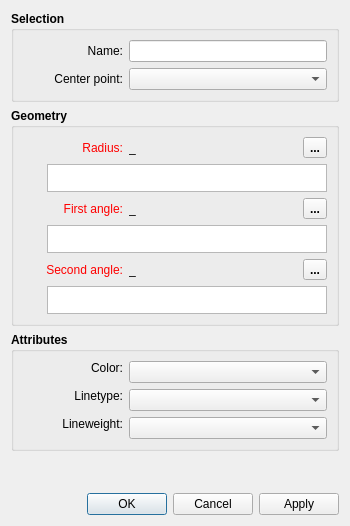
<?xml version="1.0" encoding="UTF-8"?>
<ui version="4.0">
 <class>DialogArc</class>
 <widget class="QDialog" name="DialogArc">
  <property name="geometry">
   <rect>
    <x>0</x>
    <y>0</y>
    <width>350</width>
    <height>526</height>
   </rect>
  </property>
  <property name="minimumSize">
   <size>
    <width>270</width>
    <height>0</height>
   </size>
  </property>
  <property name="font">
   <font>
    <pointsize>9</pointsize>
   </font>
  </property>
  <property name="windowTitle">
   <string>Arc - Radius and Angles</string>
  </property>
  <property name="windowIcon">
   <iconset resource="../../../vmisc/share/resources/icon.qrc">
    <normaloff>:/icon/64x64/icon64x64.png</normaloff>:/icon/64x64/icon64x64.png</iconset>
  </property>
  <property name="locale">
   <locale language="English" country="UnitedStates"/>
  </property>
  <layout class="QVBoxLayout" name="verticalLayout_3">
   <item>
    <widget class="QGroupBox" name="selection_GroupBox">
     <property name="sizePolicy">
      <sizepolicy hsizetype="Expanding" vsizetype="Preferred">
       <horstretch>0</horstretch>
       <verstretch>0</verstretch>
      </sizepolicy>
     </property>
     <property name="font">
      <font>
       <pointsize>9</pointsize>
       <bold>true</bold>
      </font>
     </property>
     <property name="title">
      <string>Selection</string>
     </property>
     <layout class="QVBoxLayout" name="verticalLayout_2">
      <item>
       <layout class="QFormLayout" name="formLayout">
        <property name="labelAlignment">
         <set>Qt::AlignRight|Qt::AlignTrailing|Qt::AlignVCenter</set>
        </property>
        <item row="0" column="0">
         <widget class="QLabel" name="name_Label">
          <property name="minimumSize">
           <size>
            <width>100</width>
            <height>0</height>
           </size>
          </property>
          <property name="font">
           <font>
            <pointsize>9</pointsize>
            <bold>false</bold>
           </font>
          </property>
          <property name="text">
           <string>Name:</string>
          </property>
          <property name="alignment">
           <set>Qt::AlignRight|Qt::AlignTrailing|Qt::AlignVCenter</set>
          </property>
         </widget>
        </item>
        <item row="0" column="1">
         <widget class="QLineEdit" name="name_LineEdit">
          <property name="minimumSize">
           <size>
            <width>80</width>
            <height>0</height>
           </size>
          </property>
          <property name="font">
           <font>
            <pointsize>9</pointsize>
            <bold>false</bold>
           </font>
          </property>
         </widget>
        </item>
        <item row="1" column="0">
         <widget class="QLabel" name="centerPoint_Label">
          <property name="sizePolicy">
           <sizepolicy hsizetype="Fixed" vsizetype="Preferred">
            <horstretch>0</horstretch>
            <verstretch>0</verstretch>
           </sizepolicy>
          </property>
          <property name="minimumSize">
           <size>
            <width>100</width>
            <height>0</height>
           </size>
          </property>
          <property name="font">
           <font>
            <pointsize>9</pointsize>
            <bold>false</bold>
           </font>
          </property>
          <property name="text">
           <string>Center point:</string>
          </property>
          <property name="alignment">
           <set>Qt::AlignRight|Qt::AlignTrailing|Qt::AlignVCenter</set>
          </property>
         </widget>
        </item>
        <item row="1" column="1">
         <widget class="QComboBox" name="centerPoint_ComboBox">
          <property name="sizePolicy">
           <sizepolicy hsizetype="Expanding" vsizetype="Fixed">
            <horstretch>0</horstretch>
            <verstretch>0</verstretch>
           </sizepolicy>
          </property>
          <property name="minimumSize">
           <size>
            <width>80</width>
            <height>0</height>
           </size>
          </property>
          <property name="font">
           <font>
            <pointsize>9</pointsize>
            <bold>false</bold>
           </font>
          </property>
          <property name="toolTip">
           <string>Select center point of the arc</string>
          </property>
         </widget>
        </item>
       </layout>
      </item>
     </layout>
    </widget>
   </item>
   <item>
    <widget class="QGroupBox" name="geometry_GroupBox">
     <property name="sizePolicy">
      <sizepolicy hsizetype="Expanding" vsizetype="Preferred">
       <horstretch>0</horstretch>
       <verstretch>0</verstretch>
      </sizepolicy>
     </property>
     <property name="font">
      <font>
       <pointsize>9</pointsize>
       <bold>true</bold>
      </font>
     </property>
     <property name="title">
      <string>Geometry</string>
     </property>
     <layout class="QVBoxLayout" name="verticalLayout">
      <item>
       <layout class="QHBoxLayout" name="horizontalLayout">
        <item alignment="Qt::AlignLeft">
         <widget class="QLabel" name="labelEditRadius">
          <property name="sizePolicy">
           <sizepolicy hsizetype="Fixed" vsizetype="Preferred">
            <horstretch>0</horstretch>
            <verstretch>0</verstretch>
           </sizepolicy>
          </property>
          <property name="minimumSize">
           <size>
            <width>100</width>
            <height>0</height>
           </size>
          </property>
          <property name="palette">
           <palette>
            <active>
             <colorrole role="WindowText">
              <brush brushstyle="SolidPattern">
               <color alpha="255">
                <red>255</red>
                <green>0</green>
                <blue>0</blue>
               </color>
              </brush>
             </colorrole>
            </active>
            <inactive>
             <colorrole role="WindowText">
              <brush brushstyle="SolidPattern">
               <color alpha="255">
                <red>255</red>
                <green>0</green>
                <blue>0</blue>
               </color>
              </brush>
             </colorrole>
            </inactive>
            <disabled>
             <colorrole role="WindowText">
              <brush brushstyle="SolidPattern">
               <color alpha="255">
                <red>159</red>
                <green>158</green>
                <blue>158</blue>
               </color>
              </brush>
             </colorrole>
            </disabled>
           </palette>
          </property>
          <property name="font">
           <font>
            <pointsize>9</pointsize>
            <bold>false</bold>
           </font>
          </property>
          <property name="text">
           <string>Radius:</string>
          </property>
          <property name="alignment">
           <set>Qt::AlignRight|Qt::AlignTrailing|Qt::AlignVCenter</set>
          </property>
         </widget>
        </item>
        <item>
         <widget class="QLabel" name="labelResultRadius">
          <property name="sizePolicy">
           <sizepolicy hsizetype="Fixed" vsizetype="Preferred">
            <horstretch>0</horstretch>
            <verstretch>0</verstretch>
           </sizepolicy>
          </property>
          <property name="minimumSize">
           <size>
            <width>85</width>
            <height>0</height>
           </size>
          </property>
          <property name="font">
           <font>
            <pointsize>9</pointsize>
            <bold>false</bold>
           </font>
          </property>
          <property name="toolTip">
           <string>Value</string>
          </property>
          <property name="text">
           <string notr="true">_</string>
          </property>
         </widget>
        </item>
        <item>
         <spacer name="horizontalSpacer">
          <property name="orientation">
           <enum>Qt::Horizontal</enum>
          </property>
          <property name="sizeHint" stdset="0">
           <size>
            <width>10</width>
            <height>20</height>
           </size>
          </property>
         </spacer>
        </item>
        <item alignment="Qt::AlignRight">
         <widget class="QToolButton" name="toolButtonExprRadius">
          <property name="toolTip">
           <string>Formula wizard</string>
          </property>
          <property name="text">
           <string notr="true">...</string>
          </property>
          <property name="icon">
           <iconset resource="../../../vmisc/share/resources/icon.qrc">
            <normaloff>:/icon/24x24/fx.png</normaloff>:/icon/24x24/fx.png</iconset>
          </property>
          <property name="iconSize">
           <size>
            <width>24</width>
            <height>24</height>
           </size>
          </property>
         </widget>
        </item>
       </layout>
      </item>
      <item>
       <layout class="QHBoxLayout" name="horizontalLayout_6">
        <item>
         <widget class="QPushButton" name="pushButtonGrowLength">
          <property name="maximumSize">
           <size>
            <width>18</width>
            <height>18</height>
           </size>
          </property>
          <property name="sizeIncrement">
           <size>
            <width>0</width>
            <height>0</height>
           </size>
          </property>
          <property name="toolTip">
           <string>&lt;html&gt;&lt;head/&gt;&lt;body&gt;&lt;p&gt;Show full calculation in message box&lt;/p&gt;&lt;/body&gt;&lt;/html&gt;</string>
          </property>
          <property name="text">
           <string notr="true"/>
          </property>
          <property name="icon">
           <iconset theme="go-down">
            <normaloff>.</normaloff>.</iconset>
          </property>
          <property name="iconSize">
           <size>
            <width>16</width>
            <height>16</height>
           </size>
          </property>
          <property name="flat">
           <bool>true</bool>
          </property>
         </widget>
        </item>
        <item>
         <widget class="QPlainTextEdit" name="plainTextEditFormula">
          <property name="sizePolicy">
           <sizepolicy hsizetype="Expanding" vsizetype="Preferred">
            <horstretch>0</horstretch>
            <verstretch>0</verstretch>
           </sizepolicy>
          </property>
          <property name="maximumSize">
           <size>
            <width>16777215</width>
            <height>28</height>
           </size>
          </property>
          <property name="font">
           <font>
            <pointsize>9</pointsize>
            <bold>false</bold>
           </font>
          </property>
          <property name="toolTip">
           <string>Calculation</string>
          </property>
          <property name="tabChangesFocus">
           <bool>true</bool>
          </property>
         </widget>
        </item>
       </layout>
      </item>
      <item>
       <layout class="QHBoxLayout" name="horizontalLayout_2">
        <item alignment="Qt::AlignLeft">
         <widget class="QLabel" name="labelEditF1">
          <property name="sizePolicy">
           <sizepolicy hsizetype="Fixed" vsizetype="Preferred">
            <horstretch>0</horstretch>
            <verstretch>0</verstretch>
           </sizepolicy>
          </property>
          <property name="minimumSize">
           <size>
            <width>100</width>
            <height>0</height>
           </size>
          </property>
          <property name="palette">
           <palette>
            <active>
             <colorrole role="WindowText">
              <brush brushstyle="SolidPattern">
               <color alpha="255">
                <red>255</red>
                <green>0</green>
                <blue>0</blue>
               </color>
              </brush>
             </colorrole>
            </active>
            <inactive>
             <colorrole role="WindowText">
              <brush brushstyle="SolidPattern">
               <color alpha="255">
                <red>255</red>
                <green>0</green>
                <blue>0</blue>
               </color>
              </brush>
             </colorrole>
            </inactive>
            <disabled>
             <colorrole role="WindowText">
              <brush brushstyle="SolidPattern">
               <color alpha="255">
                <red>159</red>
                <green>158</green>
                <blue>158</blue>
               </color>
              </brush>
             </colorrole>
            </disabled>
           </palette>
          </property>
          <property name="font">
           <font>
            <pointsize>9</pointsize>
            <bold>false</bold>
           </font>
          </property>
          <property name="text">
           <string>First angle:</string>
          </property>
          <property name="alignment">
           <set>Qt::AlignRight|Qt::AlignTrailing|Qt::AlignVCenter</set>
          </property>
         </widget>
        </item>
        <item>
         <widget class="QLabel" name="labelResultF1">
          <property name="sizePolicy">
           <sizepolicy hsizetype="Fixed" vsizetype="Preferred">
            <horstretch>0</horstretch>
            <verstretch>0</verstretch>
           </sizepolicy>
          </property>
          <property name="minimumSize">
           <size>
            <width>85</width>
            <height>0</height>
           </size>
          </property>
          <property name="font">
           <font>
            <pointsize>9</pointsize>
            <bold>false</bold>
           </font>
          </property>
          <property name="toolTip">
           <string>Value</string>
          </property>
          <property name="text">
           <string notr="true">_</string>
          </property>
         </widget>
        </item>
        <item>
         <spacer name="horizontalSpacer_2">
          <property name="orientation">
           <enum>Qt::Horizontal</enum>
          </property>
          <property name="sizeHint" stdset="0">
           <size>
            <width>10</width>
            <height>20</height>
           </size>
          </property>
         </spacer>
        </item>
        <item alignment="Qt::AlignRight">
         <widget class="QToolButton" name="toolButtonExprF1">
          <property name="toolTip">
           <string>Formula wizard</string>
          </property>
          <property name="text">
           <string notr="true">...</string>
          </property>
          <property name="icon">
           <iconset resource="../../../vmisc/share/resources/icon.qrc">
            <normaloff>:/icon/24x24/fx.png</normaloff>:/icon/24x24/fx.png</iconset>
          </property>
          <property name="iconSize">
           <size>
            <width>24</width>
            <height>24</height>
           </size>
          </property>
         </widget>
        </item>
       </layout>
      </item>
      <item>
       <layout class="QHBoxLayout" name="horizontalLayout_7">
        <item>
         <widget class="QPushButton" name="pushButtonGrowLengthF1">
          <property name="maximumSize">
           <size>
            <width>18</width>
            <height>18</height>
           </size>
          </property>
          <property name="sizeIncrement">
           <size>
            <width>0</width>
            <height>0</height>
           </size>
          </property>
          <property name="toolTip">
           <string>&lt;html&gt;&lt;head/&gt;&lt;body&gt;&lt;p&gt;Show full calculation in message box&lt;/p&gt;&lt;/body&gt;&lt;/html&gt;</string>
          </property>
          <property name="text">
           <string notr="true"/>
          </property>
          <property name="icon">
           <iconset theme="go-down">
            <normaloff>.</normaloff>.</iconset>
          </property>
          <property name="iconSize">
           <size>
            <width>16</width>
            <height>16</height>
           </size>
          </property>
          <property name="flat">
           <bool>true</bool>
          </property>
         </widget>
        </item>
        <item>
         <widget class="QPlainTextEdit" name="plainTextEditF1">
          <property name="sizePolicy">
           <sizepolicy hsizetype="Expanding" vsizetype="Preferred">
            <horstretch>0</horstretch>
            <verstretch>0</verstretch>
           </sizepolicy>
          </property>
          <property name="maximumSize">
           <size>
            <width>16777215</width>
            <height>28</height>
           </size>
          </property>
          <property name="font">
           <font>
            <pointsize>9</pointsize>
            <bold>false</bold>
           </font>
          </property>
          <property name="toolTip">
           <string>&lt;html&gt;&lt;head/&gt;&lt;body&gt;&lt;table border=&quot;0&quot; style=&quot; margin-top:0px; margin-bottom:0px; margin-left:0px; margin-right:0px;&quot; width=&quot;370&quot; cellspacing=&quot;2&quot; cellpadding=&quot;0&quot;&gt;&lt;tr&gt;&lt;td width=&quot;300&quot;&gt;&lt;p&gt;&lt;span style=&quot; font-weight:600;&quot;&gt;First Angle Calculation&lt;/span&gt;&lt;br/&gt;Angles are specified in degrees, i.e. a full circle equals 360 deg. Positive values for an angle means counter-clockwise while a negative value means the clockwise direction. Zero degrees is at the 3 o'clock position.&lt;/p&gt;&lt;/td&gt;&lt;td style=&quot; vertical-align:middle;&quot;&gt;&lt;p align=&quot;right&quot;&gt;&lt;img src=&quot;:/icon/64x64/rotation.png&quot; style=&quot;vertical-align: middle;&quot;/&gt;&lt;/p&gt;&lt;/td&gt;&lt;/tr&gt;&lt;/table&gt;&lt;/body&gt;&lt;/html&gt;</string>
          </property>
          <property name="tabChangesFocus">
           <bool>true</bool>
          </property>
         </widget>
        </item>
       </layout>
      </item>
      <item>
       <layout class="QHBoxLayout" name="horizontalLayout_3">
        <item alignment="Qt::AlignLeft">
         <widget class="QLabel" name="labelEditF2">
          <property name="sizePolicy">
           <sizepolicy hsizetype="Fixed" vsizetype="Preferred">
            <horstretch>0</horstretch>
            <verstretch>0</verstretch>
           </sizepolicy>
          </property>
          <property name="minimumSize">
           <size>
            <width>100</width>
            <height>0</height>
           </size>
          </property>
          <property name="palette">
           <palette>
            <active>
             <colorrole role="WindowText">
              <brush brushstyle="SolidPattern">
               <color alpha="255">
                <red>255</red>
                <green>0</green>
                <blue>0</blue>
               </color>
              </brush>
             </colorrole>
            </active>
            <inactive>
             <colorrole role="WindowText">
              <brush brushstyle="SolidPattern">
               <color alpha="255">
                <red>255</red>
                <green>0</green>
                <blue>0</blue>
               </color>
              </brush>
             </colorrole>
            </inactive>
            <disabled>
             <colorrole role="WindowText">
              <brush brushstyle="SolidPattern">
               <color alpha="255">
                <red>159</red>
                <green>158</green>
                <blue>158</blue>
               </color>
              </brush>
             </colorrole>
            </disabled>
           </palette>
          </property>
          <property name="font">
           <font>
            <pointsize>9</pointsize>
            <bold>false</bold>
           </font>
          </property>
          <property name="text">
           <string>Second angle:</string>
          </property>
          <property name="alignment">
           <set>Qt::AlignRight|Qt::AlignTrailing|Qt::AlignVCenter</set>
          </property>
         </widget>
        </item>
        <item>
         <widget class="QLabel" name="labelResultF2">
          <property name="sizePolicy">
           <sizepolicy hsizetype="Fixed" vsizetype="Preferred">
            <horstretch>0</horstretch>
            <verstretch>0</verstretch>
           </sizepolicy>
          </property>
          <property name="minimumSize">
           <size>
            <width>85</width>
            <height>0</height>
           </size>
          </property>
          <property name="font">
           <font>
            <pointsize>9</pointsize>
            <bold>false</bold>
           </font>
          </property>
          <property name="toolTip">
           <string>Value</string>
          </property>
          <property name="text">
           <string notr="true">_</string>
          </property>
         </widget>
        </item>
        <item>
         <spacer name="horizontalSpacer_3">
          <property name="orientation">
           <enum>Qt::Horizontal</enum>
          </property>
          <property name="sizeHint" stdset="0">
           <size>
            <width>10</width>
            <height>20</height>
           </size>
          </property>
         </spacer>
        </item>
        <item alignment="Qt::AlignRight">
         <widget class="QToolButton" name="toolButtonExprF2">
          <property name="toolTip">
           <string>Formula wizard</string>
          </property>
          <property name="text">
           <string notr="true">...</string>
          </property>
          <property name="icon">
           <iconset resource="../../../vmisc/share/resources/icon.qrc">
            <normaloff>:/icon/24x24/fx.png</normaloff>:/icon/24x24/fx.png</iconset>
          </property>
          <property name="iconSize">
           <size>
            <width>24</width>
            <height>24</height>
           </size>
          </property>
         </widget>
        </item>
       </layout>
      </item>
      <item>
       <layout class="QHBoxLayout" name="horizontalLayout_8">
        <item>
         <widget class="QPushButton" name="pushButtonGrowLengthF2">
          <property name="maximumSize">
           <size>
            <width>18</width>
            <height>18</height>
           </size>
          </property>
          <property name="sizeIncrement">
           <size>
            <width>0</width>
            <height>0</height>
           </size>
          </property>
          <property name="toolTip">
           <string>&lt;html&gt;&lt;head/&gt;&lt;body&gt;&lt;p&gt;Show full calculation in message box&lt;/p&gt;&lt;/body&gt;&lt;/html&gt;</string>
          </property>
          <property name="text">
           <string notr="true"/>
          </property>
          <property name="icon">
           <iconset theme="go-down">
            <normaloff>.</normaloff>.</iconset>
          </property>
          <property name="iconSize">
           <size>
            <width>16</width>
            <height>16</height>
           </size>
          </property>
          <property name="flat">
           <bool>true</bool>
          </property>
         </widget>
        </item>
        <item>
         <widget class="QPlainTextEdit" name="plainTextEditF2">
          <property name="sizePolicy">
           <sizepolicy hsizetype="Expanding" vsizetype="Preferred">
            <horstretch>0</horstretch>
            <verstretch>0</verstretch>
           </sizepolicy>
          </property>
          <property name="maximumSize">
           <size>
            <width>16777215</width>
            <height>28</height>
           </size>
          </property>
          <property name="font">
           <font>
            <pointsize>9</pointsize>
            <bold>false</bold>
           </font>
          </property>
          <property name="toolTip">
           <string>&lt;html&gt;&lt;head/&gt;&lt;body&gt;
&lt;table width = 370&gt;&lt;tr&gt;&lt;td align = left width =300&gt;&lt;b&gt;Angle Calculation&lt;/b&gt;&lt;br&gt;Angles are specified in degrees, i.e. a full circle equals 360 deg. Positive values for an  angle means counter-clockwise while a negative value means the clockwise direction. Zero degrees is at the 3 o'clock position.&lt;/td&gt;&lt;td align = right valign = middle&gt;&lt;img src=&quot;:/icon/64x64/rotation.png&quot;/&gt;&lt;/td&gt;&lt;/tr&gt;&lt;/table&gt;&lt;/body&gt;&lt;/html&gt;</string>
          </property>
          <property name="tabChangesFocus">
           <bool>true</bool>
          </property>
         </widget>
        </item>
       </layout>
      </item>
     </layout>
    </widget>
   </item>
   <item>
    <widget class="QGroupBox" name="attributes_GroupBox_2">
     <property name="minimumSize">
      <size>
       <width>240</width>
       <height>0</height>
      </size>
     </property>
     <property name="font">
      <font>
       <pointsize>9</pointsize>
       <bold>true</bold>
      </font>
     </property>
     <property name="title">
      <string>Attributes</string>
     </property>
     <layout class="QVBoxLayout" name="verticalLayout_4">
      <item>
       <layout class="QFormLayout" name="formLayout_2">
        <property name="labelAlignment">
         <set>Qt::AlignRight|Qt::AlignTrailing|Qt::AlignVCenter</set>
        </property>
        <item row="1" column="0">
         <widget class="QLabel" name="lineType_Label">
          <property name="sizePolicy">
           <sizepolicy hsizetype="MinimumExpanding" vsizetype="Fixed">
            <horstretch>0</horstretch>
            <verstretch>0</verstretch>
           </sizepolicy>
          </property>
          <property name="minimumSize">
           <size>
            <width>100</width>
            <height>0</height>
           </size>
          </property>
          <property name="maximumSize">
           <size>
            <width>16777215</width>
            <height>16777215</height>
           </size>
          </property>
          <property name="font">
           <font>
            <pointsize>9</pointsize>
            <bold>false</bold>
           </font>
          </property>
          <property name="text">
           <string>Linetype:</string>
          </property>
          <property name="alignment">
           <set>Qt::AlignRight|Qt::AlignTrailing|Qt::AlignVCenter</set>
          </property>
         </widget>
        </item>
        <item row="1" column="1">
         <widget class="LineTypeComboBox" name="lineType_ComboBox">
          <property name="sizePolicy">
           <sizepolicy hsizetype="Expanding" vsizetype="Fixed">
            <horstretch>0</horstretch>
            <verstretch>0</verstretch>
           </sizepolicy>
          </property>
          <property name="minimumSize">
           <size>
            <width>80</width>
            <height>0</height>
           </size>
          </property>
          <property name="maximumSize">
           <size>
            <width>16777215</width>
            <height>16777215</height>
           </size>
          </property>
          <property name="font">
           <font>
            <pointsize>9</pointsize>
            <bold>false</bold>
           </font>
          </property>
         </widget>
        </item>
        <item row="2" column="0">
         <widget class="QLabel" name="lineWeight_Label">
          <property name="sizePolicy">
           <sizepolicy hsizetype="MinimumExpanding" vsizetype="Fixed">
            <horstretch>0</horstretch>
            <verstretch>0</verstretch>
           </sizepolicy>
          </property>
          <property name="minimumSize">
           <size>
            <width>100</width>
            <height>0</height>
           </size>
          </property>
          <property name="maximumSize">
           <size>
            <width>16777215</width>
            <height>16777215</height>
           </size>
          </property>
          <property name="font">
           <font>
            <pointsize>9</pointsize>
            <bold>false</bold>
           </font>
          </property>
          <property name="text">
           <string>Lineweight:</string>
          </property>
          <property name="alignment">
           <set>Qt::AlignRight|Qt::AlignTrailing|Qt::AlignVCenter</set>
          </property>
         </widget>
        </item>
        <item row="2" column="1">
         <widget class="LineWeightComboBox" name="lineWeight_ComboBox">
          <property name="sizePolicy">
           <sizepolicy hsizetype="Expanding" vsizetype="Fixed">
            <horstretch>0</horstretch>
            <verstretch>0</verstretch>
           </sizepolicy>
          </property>
          <property name="minimumSize">
           <size>
            <width>80</width>
            <height>0</height>
           </size>
          </property>
          <property name="font">
           <font>
            <pointsize>9</pointsize>
            <bold>false</bold>
           </font>
          </property>
         </widget>
        </item>
        <item row="0" column="0">
         <widget class="QLabel" name="lineColor_Label">
          <property name="sizePolicy">
           <sizepolicy hsizetype="MinimumExpanding" vsizetype="Fixed">
            <horstretch>0</horstretch>
            <verstretch>0</verstretch>
           </sizepolicy>
          </property>
          <property name="minimumSize">
           <size>
            <width>100</width>
            <height>0</height>
           </size>
          </property>
          <property name="maximumSize">
           <size>
            <width>16777215</width>
            <height>16777215</height>
           </size>
          </property>
          <property name="font">
           <font>
            <pointsize>9</pointsize>
            <bold>false</bold>
           </font>
          </property>
          <property name="text">
           <string>Color:</string>
          </property>
          <property name="alignment">
           <set>Qt::AlignRight|Qt::AlignTrailing|Qt::AlignVCenter</set>
          </property>
         </widget>
        </item>
        <item row="0" column="1">
         <widget class="ColorComboBox" name="lineColor_ComboBox">
          <property name="sizePolicy">
           <sizepolicy hsizetype="Expanding" vsizetype="Fixed">
            <horstretch>0</horstretch>
            <verstretch>0</verstretch>
           </sizepolicy>
          </property>
          <property name="minimumSize">
           <size>
            <width>80</width>
            <height>0</height>
           </size>
          </property>
          <property name="font">
           <font>
            <pointsize>9</pointsize>
            <bold>false</bold>
           </font>
          </property>
         </widget>
        </item>
       </layout>
      </item>
     </layout>
    </widget>
   </item>
   <item>
    <spacer name="verticalSpacer">
     <property name="orientation">
      <enum>Qt::Vertical</enum>
     </property>
     <property name="sizeHint" stdset="0">
      <size>
       <width>20</width>
       <height>44</height>
      </size>
     </property>
    </spacer>
   </item>
   <item>
    <widget class="QDialogButtonBox" name="buttonBox">
     <property name="orientation">
      <enum>Qt::Horizontal</enum>
     </property>
     <property name="standardButtons">
      <set>QDialogButtonBox::Apply|QDialogButtonBox::Cancel|QDialogButtonBox::Ok</set>
     </property>
    </widget>
   </item>
  </layout>
 </widget>
 <customwidgets>
  <customwidget>
   <class>ColorComboBox</class>
   <extends>QComboBox</extends>
   <header location="global">color_combobox.h</header>
  </customwidget>
  <customwidget>
   <class>LineTypeComboBox</class>
   <extends>QComboBox</extends>
   <header location="global">linetype_combobox.h</header>
  </customwidget>
  <customwidget>
   <class>LineWeightComboBox</class>
   <extends>QComboBox</extends>
   <header location="global">lineweight_combobox.h</header>
  </customwidget>
 </customwidgets>
 <tabstops>
  <tabstop>plainTextEditFormula</tabstop>
  <tabstop>plainTextEditF1</tabstop>
  <tabstop>plainTextEditF2</tabstop>
 </tabstops>
 <resources>
  <include location="../../../vmisc/share/resources/icon.qrc"/>
 </resources>
 <connections>
  <connection>
   <sender>buttonBox</sender>
   <signal>accepted()</signal>
   <receiver>DialogArc</receiver>
   <slot>accept()</slot>
   <hints>
    <hint type="sourcelabel">
     <x>257</x>
     <y>567</y>
    </hint>
    <hint type="destinationlabel">
     <x>157</x>
     <y>274</y>
    </hint>
   </hints>
  </connection>
  <connection>
   <sender>buttonBox</sender>
   <signal>rejected()</signal>
   <receiver>DialogArc</receiver>
   <slot>reject()</slot>
   <hints>
    <hint type="sourcelabel">
     <x>325</x>
     <y>567</y>
    </hint>
    <hint type="destinationlabel">
     <x>286</x>
     <y>274</y>
    </hint>
   </hints>
  </connection>
 </connections>
</ui>
